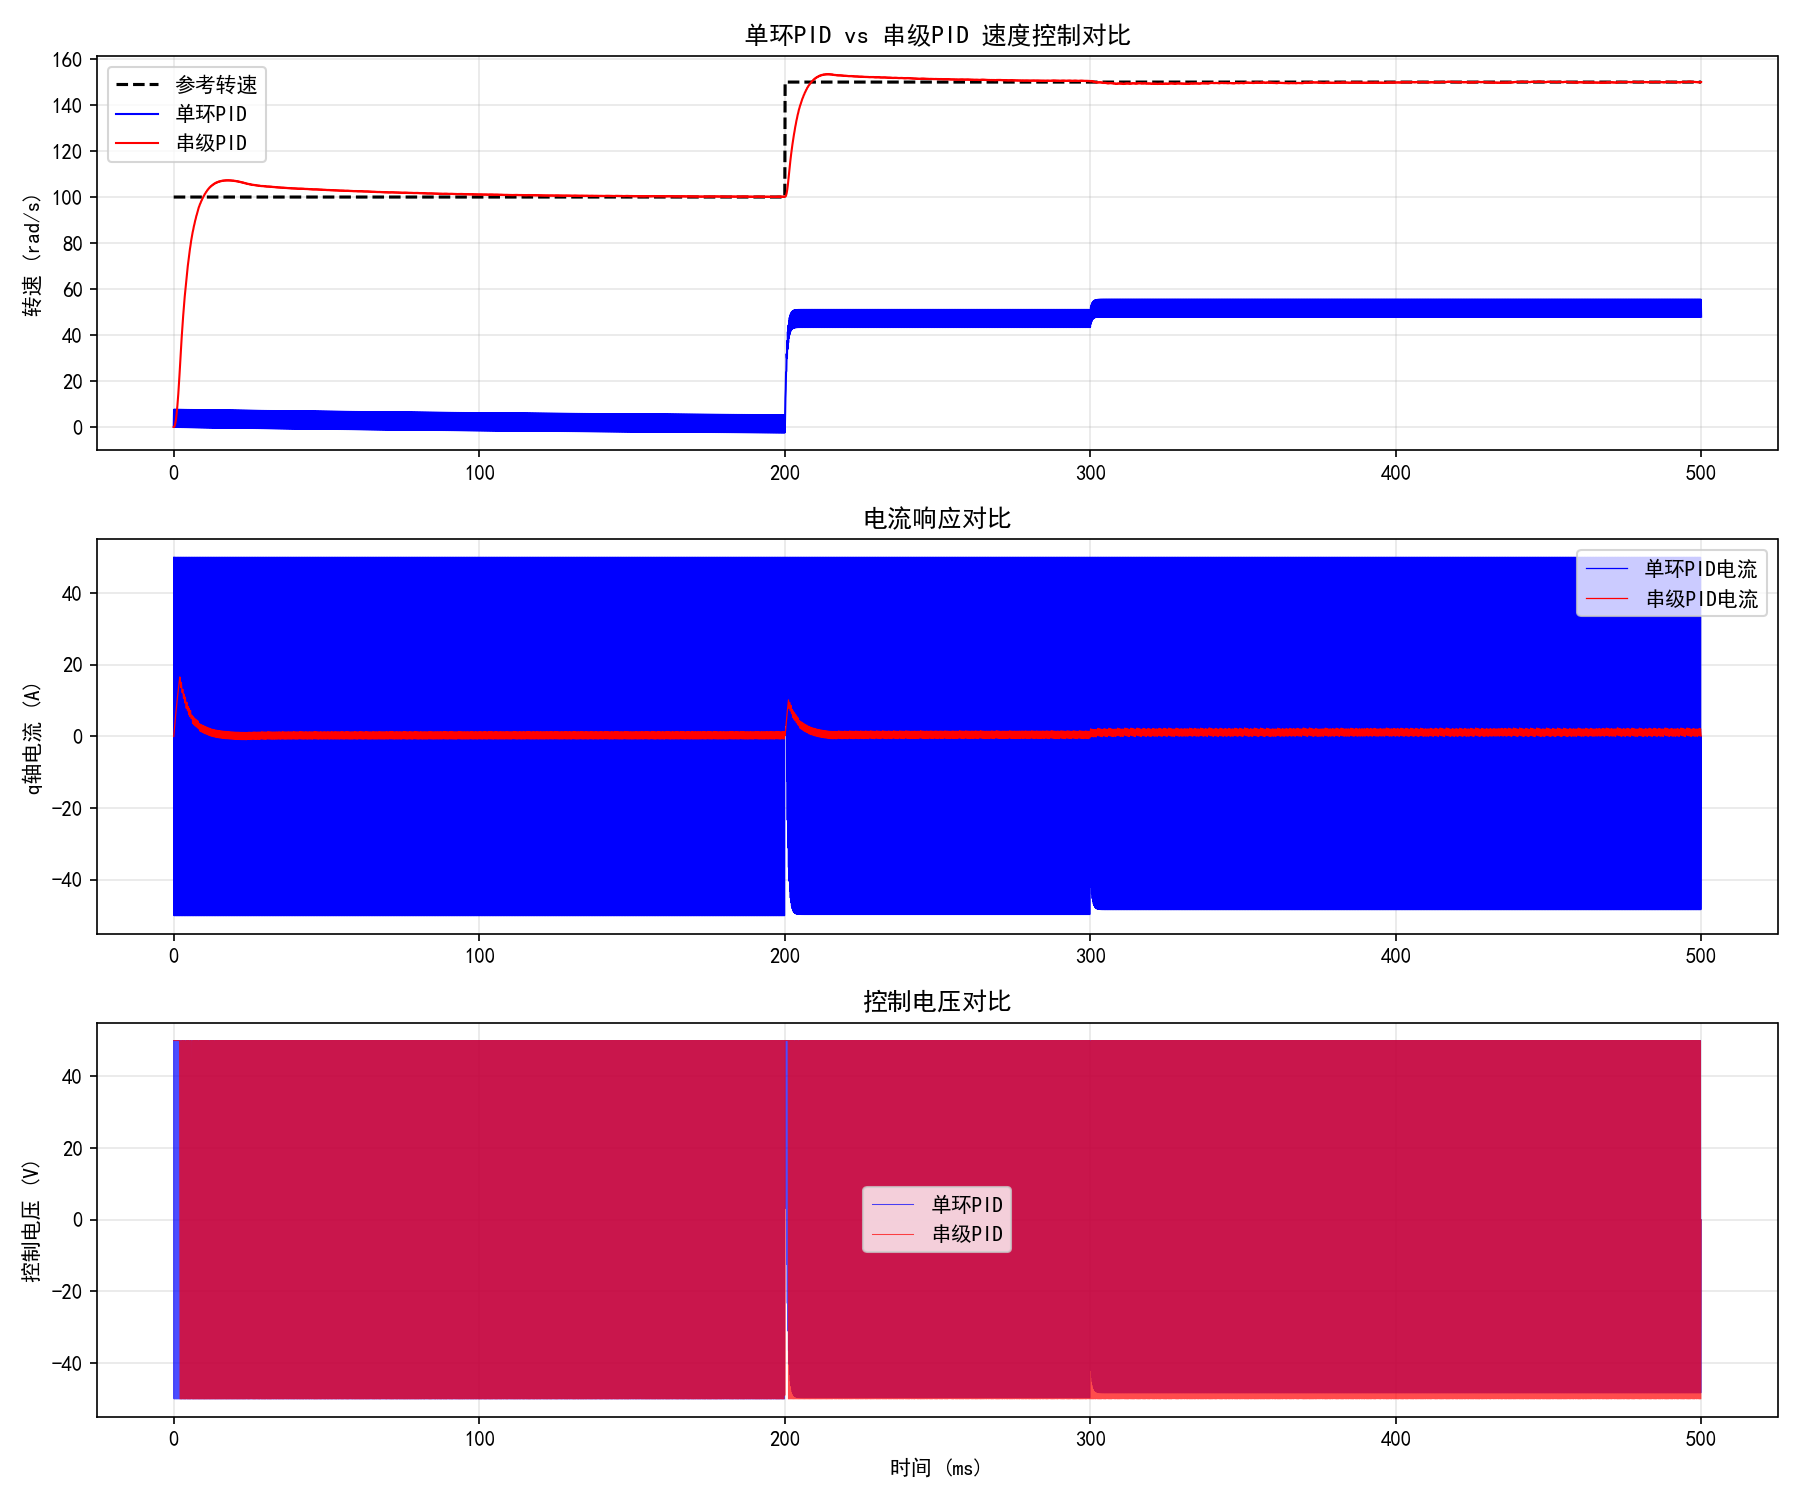

Generate this figure with Python:
# -*- coding: utf-8 -*-
"""
串级控制对比仿真
===============
对比单环PID与串级PID控制的性能差异
应用场景: 电机速度-电流双闭环控制
"""
import numpy as np
import matplotlib
matplotlib.use('Agg')
import matplotlib.pyplot as plt
import os

plt.rcParams['font.sans-serif'] = ['SimHei', 'Microsoft YaHei', 'DejaVu Sans']
plt.rcParams['axes.unicode_minus'] = False


def calc_metrics(y, ref, t, dt, t0=0.0):
    """计算控制性能指标"""
    idx = t >= t0
    err = ref[idx] - y[idx]
    final_val = ref[idx][-1]
    overshoot = (np.max(y[idx]) - final_val) / abs(final_val) * 100 if final_val > 0 else 0
    return {
        'IAE': np.sum(np.abs(err)) * dt,
        'ISE': np.sum(err ** 2) * dt,
        '超调量%': overshoot,
        '最大误差': np.max(np.abs(err))
    }


def run_simulation(dt=0.0001, T=0.5, save_path=None):
    """
    运行串级控制对比仿真

    Parameters
    ----------
    dt : float
        仿真步长 (s)
    T : float
        仿真总时长 (s)
    save_path : str or None
        图表保存路径
    """
    t = np.arange(0, T, dt)
    N = len(t)

    # 电机模型参数
    J = 0.001       # 转动惯量
    B_f = 0.005     # 摩擦系数
    Kt = 1.5        # 转矩常数
    R_s = 1.0       # 定子电阻
    L_s = 0.005     # 定子电感

    # 参考转速
    w_ref = np.ones(N) * 100.0
    w_ref[t > 0.2] = 150.0

    # 扰动
    dist = np.zeros(N)
    dist[int(0.3 / dt):] = 1.0  # 300ms后加负载

    # ========== 方案1: 单环PID (速度环) ==========
    Kp1, Ki1, Kd1 = 2.0, 50.0, 0.01
    w_single = np.zeros(N)
    iq_single = np.zeros(N)
    u_single = np.zeros(N)
    ei1 = 0
    ed1_prev = 0

    for i in range(N - 1):
        e = w_ref[i] - w_single[i]
        ei1 += e * dt
        ei1 = np.clip(ei1, -10, 10)
        ed1 = (e - ed1_prev) / dt if dt > 0 else 0

        # 单环PID直接输出电压
        u = Kp1 * e + Ki1 * ei1 + Kd1 * ed1
        u = np.clip(u, -50, 50)
        u_single[i] = u

        # 电流环简化为比例
        iq_cmd = u
        iq_single[i] = iq_cmd

        # 系统更新
        w_dot = (-B_f * w_single[i] + Kt * iq_single[i] - dist[i]) / J
        w_single[i + 1] = w_single[i] + w_dot * dt
        ed1_prev = e

    # ========== 方案2: 串级PID (速度外环 + 电流内环) ==========
    Kp_out, Ki_out, Kd_out = 0.5, 10.0, 0.001
    Kp_in, Ki_in = 100.0, 5000.0

    w_cascade = np.zeros(N)
    iq_cascade = np.zeros(N)
    u_cascade = np.zeros(N)
    ei_out = 0
    ed_out_prev = 0
    ei_in = 0

    for i in range(N - 1):
        # 外环: 速度 -> 电流指令
        e_out = w_ref[i] - w_cascade[i]
        ei_out += e_out * dt
        ei_out = np.clip(ei_out, -5, 5)
        ed_out = (e_out - ed_out_prev) / dt if dt > 0 else 0
        iq_cmd = Kp_out * e_out + Ki_out * ei_out + Kd_out * ed_out
        iq_cmd = np.clip(iq_cmd, -20, 20)

        # 内环: 电流 -> 电压
        e_in = iq_cmd - iq_cascade[i]
        ei_in += e_in * dt
        ei_in = np.clip(ei_in, -50, 50)
        u = Kp_in * e_in + Ki_in * ei_in
        u = np.clip(u, -50, 50)
        u_cascade[i] = u

        # 电流回路更新 (电感效应)
        iq_dot = (-R_s * iq_cascade[i] + u) / L_s
        iq_cascade[i + 1] = iq_cascade[i] + iq_dot * dt

        # 速度更新
        w_dot = (-B_f * w_cascade[i] + Kt * iq_cascade[i] - dist[i]) / J
        w_cascade[i + 1] = w_cascade[i] + w_dot * dt

        ed_out_prev = e_out

    # ========== 性能指标 ==========
    m_single = calc_metrics(w_single, w_ref, t, dt)
    m_cascade = calc_metrics(w_cascade, w_ref, t, dt)

    print("=== 单环PID性能 ===")
    for k, v in m_single.items():
        print(f"  {k}: {v:.4f}")
    print("\n=== 串级PID性能 ===")
    for k, v in m_cascade.items():
        print(f"  {k}: {v:.4f}")

    # ========== 绘图 ==========
    fig, axes = plt.subplots(3, 1, figsize=(12, 10))

    axes[0].plot(t * 1000, w_ref, 'k--', linewidth=1.5, label='参考转速')
    axes[0].plot(t * 1000, w_single, 'b-', linewidth=1.0, label='单环PID')
    axes[0].plot(t * 1000, w_cascade, 'r-', linewidth=1.0, label='串级PID')
    axes[0].set_ylabel('转速 (rad/s)')
    axes[0].set_title('单环PID vs 串级PID 速度控制对比')
    axes[0].legend()
    axes[0].grid(True, alpha=0.3)

    axes[1].plot(t * 1000, iq_single, 'b-', linewidth=0.6, label='单环PID电流')
    axes[1].plot(t * 1000, iq_cascade, 'r-', linewidth=0.6, label='串级PID电流')
    axes[1].set_ylabel('q轴电流 (A)')
    axes[1].set_title('电流响应对比')
    axes[1].legend()
    axes[1].grid(True, alpha=0.3)

    axes[2].plot(t * 1000, u_single, 'b-', linewidth=0.5, alpha=0.7, label='单环PID')
    axes[2].plot(t * 1000, u_cascade, 'r-', linewidth=0.5, alpha=0.7, label='串级PID')
    axes[2].set_xlabel('时间 (ms)')
    axes[2].set_ylabel('控制电压 (V)')
    axes[2].set_title('控制电压对比')
    axes[2].legend()
    axes[2].grid(True, alpha=0.3)

    plt.tight_layout()
    if save_path is None:
        save_path = os.path.join(os.path.dirname(os.path.abspath(__file__)),
                                 'cascade_control_comparison.png')
    plt.savefig(save_path, dpi=150)
    plt.close()
    print(f"\n已保存: {save_path}")


if __name__ == '__main__':
    run_simulation()
